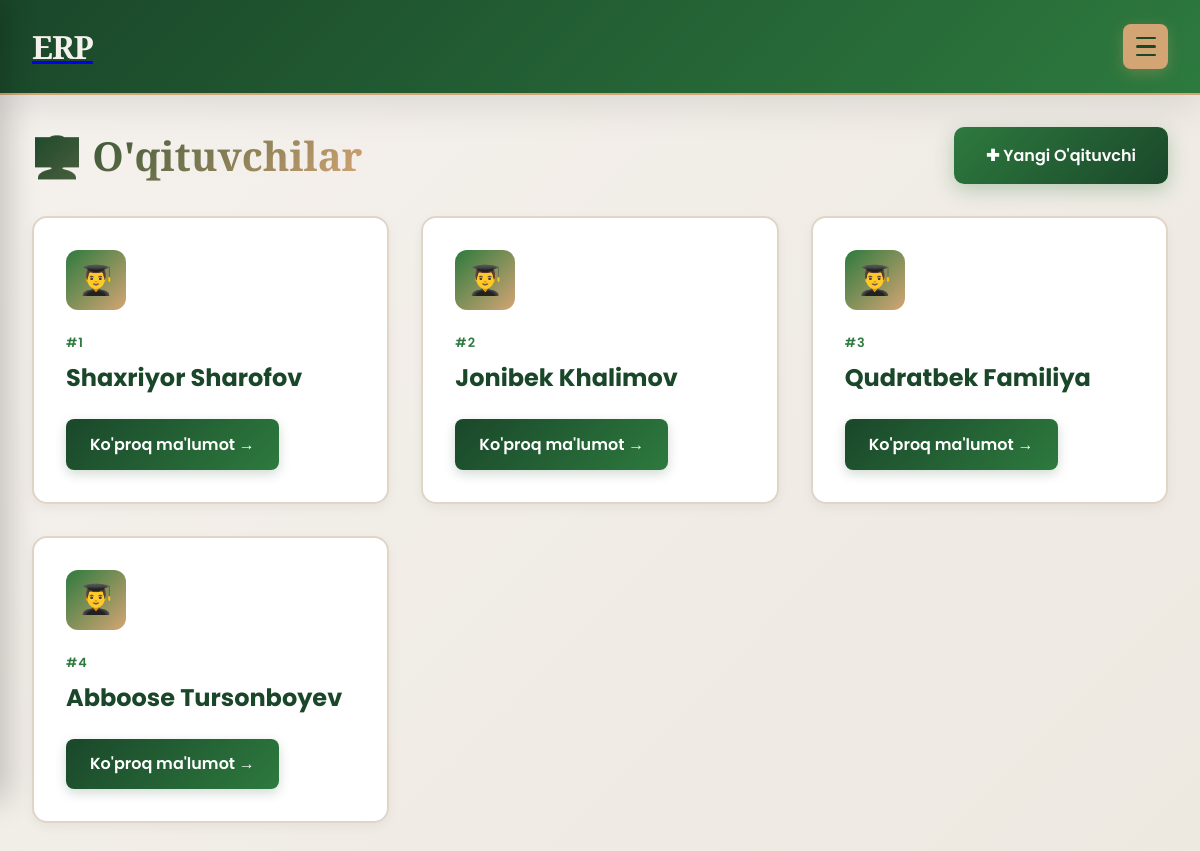
Screenshot of /teachers/ with the database file from the repository.
### erp/models.py (models this page shows, shortened)
class Teacher(models.Model):
    ism = models.CharField(max_length=150)
    familiya = models.CharField(max_length=150)
    yonalish = models.CharField(max_length=150,choices=YonalishChoice.choices, default=YonalishChoice.BACKEND)
    staj = models.IntegerField(default=0)
    class Meta:
        db_table = "teacher"
        verbose_name = "Teacher"
        verbose_name_plural = "Teacherlar"

### erp/views.py (the view)
# urls.py: path("teachers/",TeacherListView.as_view(),name="teacher-list"),
class TeacherListView(View):
    def get(self, request):
        teachers = Teacher.objects.all()
        return render(request,"teacher/list.html",context={"teachers": teachers})

### templates/teacher/list.html (shortened to what this page needs)
{% extends "base.html" %}
{% block content %}
<div class="list-container">
    <div class="list-header">
        <h1 class="list-title">👨‍🏫 O'qituvchilar</h1>
        <a href="{% url 'teacher-create' %}" class="btn-add">✚ Yangi O'qituvchi</a>
    </div>
    <div class="teachers-grid">
        {% for teacher in teachers %}
            <div class="teacher-card">
                <div class="teacher-avatar">👨‍🎓</div>
                <div class="teacher-id">#{{ teacher.id }}</div>
                <h2 class="teacher-name">{{ teacher.ism }} {{ teacher.familiya }}</h2>
                <a href="{% url 'teacher-detail' teacher.pk %}" class="card-link">Ko'proq ma'lumot →</a>
            </div>
        {% empty %}
            <div class="empty-state">
                <div class="empty-icon">📭</div>
                <p class="empty-text">Hozircha o'qituvchi mavjud emas</p>
            </div>
        {% endfor %}
    </div>
</div>
{% endblock content %}

### templates/base.html (style rules this page uses)
* { margin: 0; padding: 0; box-sizing: border-box; }
:root { --primary: #1a472a; --secondary: #2d7a3e; --accent: #d4a574; --light: #f5f1ed; --dark: #0f1419; --text: #1a1a1a; --border: #e0d5c7; --shadow: 0 10px 40px rgba(0, 0, 0, 0.1); }
body { font-family: 'Poppins', sans-serif; background: linear-gradient(135deg, #f5f1ed 0%, #ede8e0 100%); color: var(--text); overflow-x: hidden; min-height: 100vh; }

### templates/teacher/list.html (style rules this page uses)
.list-container { max-width: 1200px; margin: 0 auto; }
.list-header { display: flex; justify-content: space-between; align-items: center; margin-bottom: 2rem; }
.list-title { font-family: 'Playfair Display', serif; font-size: 2.5rem; font-weight: 900; background: linear-gradient(135deg, var(--primary) 0%, var(--accent) 100%); -webkit-background-clip: text; -webkit-text-fill-color: transparent; background-clip: text; }
.btn-add { background: linear-gradient(135deg, var(--secondary) 0%, var(--primary) 100%); color: white; padding: 1rem 2rem; border: none; border-radius: 10px; font-weight: 600; text-decoration: none; display: inline-flex; align-items: center; gap: 0.5rem; cursor: pointer; box-shadow: 0 6px 20px rgba(45, 122, 62, 0.3); transition: all 0.3s cubic-bezier(0.23, 1, 0.320, 1); }
.teachers-grid { display: grid; grid-template-columns: repeat(auto-fill, minmax(320px, 1fr)); gap: 2rem; }
.teacher-card { background: white; border-radius: 15px; padding: 2rem; border: 2px solid var(--border); transition: all 0.3s cubic-bezier(0.23, 1, 0.320, 1); box-shadow: 0 4px 12px rgba(0, 0, 0, 0.05); position: relative; overflow: hidden; }
.teacher-card::before { content: ''; position: absolute; top: 0; left: 0; right: 0; height: 4px; background: linear-gradient(90deg, var(--primary), var(--accent), var(--secondary)); transform: scaleX(0); transform-origin: left; transition: transform 0.4s cubic-bezier(0.23, 1, 0.320, 1); }
.teacher-avatar { width: 60px; height: 60px; background: linear-gradient(135deg, var(--secondary), var(--accent)); border-radius: 12px; display: flex; align-items: center; justify-content: center; font-size: 1.8rem; margin-bottom: 1.5rem; }
.teacher-id { font-size: 0.8rem; font-weight: 600; text-transform: uppercase; letter-spacing: 1px; color: var(--secondary); margin-bottom: 0.5rem; }
.teacher-name { font-size: 1.5rem; font-weight: 700; color: var(--primary); margin-bottom: 1.5rem; word-break: break-word; }
.card-link { display: inline-flex; align-items: center; gap: 0.5rem; padding: 0.8rem 1.5rem; background: linear-gradient(135deg, var(--primary), var(--secondary)); color: white; text-decoration: none; border-radius: 8px; font-weight: 600; transition: all 0.3s ease; box-shadow: 0 4px 12px rgba(26, 71, 42, 0.2); }

### rows the page displays
Teacher: id "1", ism "Shaxriyor", familiya "Sharofov"
Teacher: id "2", ism "Jonibek", familiya "Khalimov"
Teacher: id "3", ism "Qudratbek", familiya "Familiya"
Teacher: id "4", ism "Abboose", familiya "Tursonboyev"
